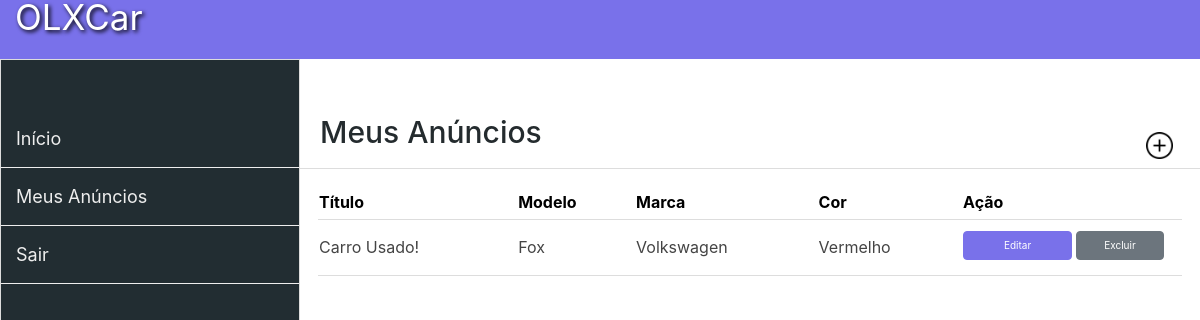
Page /meusAnuncios.php (signed in) on the committed database.
### tables this page shows
CREATE TABLE `anuncios` (
  `cd_anuncio` int(11) NOT NULL,
  `cd_usuario` int(11) DEFAULT NULL,
  `cd_marca` int(11) DEFAULT NULL,
  `ds_modelo` varchar(150) NOT NULL,
  `dt_ano` varchar(5) NOT NULL,
  `cd_cor` int(11) DEFAULT NULL,
  `ds_anuncio` varchar(50) NOT NULL,
  `ds_preco` varchar(100) NOT NULL,
  `ds_descricao_anuncio` varchar(500) DEFAULT NULL
);

CREATE TABLE `marcas` (
  `cd_marca` int(11) NOT NULL,
  `ds_marca` varchar(50) NOT NULL
);

CREATE TABLE `cores` (
  `cd_cor` int(11) NOT NULL,
  `ds_cor` varchar(50) NOT NULL
);

### connect.php (called while the page is built, shortened)
<?php
$_SG["conectaServidor"] = true;
$_SG["abreSessao"] = true;
$_SG["caseSentive"] = false;
$_SG["validaSempre"] = true;
$_SG["servidor"] = "localhost";
$_SG["banco"] = "webphp5";
$_SG["usuario"] = "root";
$_SG["senha"] = "";
$_SG["paginaLogin"] = "login.php";
$_SG["tabela"] = "usuarios";
?>

### functions.php (called while the page is built, shortened)
<?php
function selecionar($link, $sql){
	return mysqli_query($link, $sql);
}
?>

### meusAnuncios.php (the view, shortened to what this page needs)
<?php
	include_once "connect.php";
	include_once "functions.php";
?>
<!DOCTYPE html PUBLIC "-//W3C//DTD XHTML 1.0 Transitional//EN" "http://www.w3.org/TR/xhtml1/DTD/xhtml1-transitional.dtd">
<html xmlns="http://www.w3.org/1999/xhtml">
    <head>
        <?php include_once "template/header.php"; ?>
    </head>
    <body>
    <header>
        <a class="logo" href="index.php">OLXCar </a>
    </header>
		<?php include_once "template/lateral.php"; ?>
    	<section class="conteudo">
            <div class="titulo">
                <h1>Meus Anúncios</h1>
                <a href="adicionacadastraAnuncio.php"><img title="Adicionar" src="img/btn_adicionar.png"></a>
            </div>
            <div>
                <table class="ExibeForm">
                    <thead>
                        <tr>
                            <th>Título</th>
                            <th>Modelo</th>
                            <th>Marca</th>
                            <th>Cor</th>
                            <th>Ação</th>
                        </tr>
                    </thead>
                    <?php
                    $sqlBuscaMeuAnuncioSelect = "SELECT * FROM anuncios
                                                    INNER JOIN marcas
                                                    ON anuncios.cd_marca = marcas.cd_marca
                                                    INNER JOIN cores
                                                    ON anuncios.cd_cor = cores.cd_cor
                                                    INNER JOIN usuarios
                                                    ON anuncios.cd_usuario = usuarios.cd_usuario
                                                    WHERE anuncios.cd_usuario = '".$_SESSION['usuarioID']."'";
                    $resultMeuAnuncio = selecionar($_SG["link"], $sqlBuscaMeuAnuncioSelect);
                    while($selecAnuncio = mysqli_fetch_assoc($resultMeuAnuncio)){
                    ?>
                    <tbody>
                        <tr>
                            <td><?php echo $selecAnuncio['ds_anuncio']; ?></td>
                            <td><?php echo $selecAnuncio['ds_modelo']; ?></td>
                            <?php
                                if($selecAnuncio['cd_marca'] != null)
                                {
                            ?>
                                <td><?php echo $selecAnuncio['ds_marca']; ?></td>
                            <?php
                                }
                                else
                                {
                            ?>
                                    <td>Informação Indisponível</td>
                            <?php
                                }
                            ?>
                            <?php
                                if($selecAnuncio['cd_cor'] != null)
                                {
                            ?>
                                <td><?php echo $selecAnuncio['ds_cor']; ?></td>
                            <?php
                                }
                                else
                                {
                            ?>
                                    <td>Informação Indisponível</td>
                            <?php
                                }
                            ?>
                            <td>
                                <a class="btn btn-primary" href="editar.php?acao=AtualizarMeuAnuncio&id=<?php echo $selecAnuncio['cd_anuncio']; ?>">Editar</a>
                                <a onClick="return ConfirmarAlteracao()" class="btn btn-secondary" href="query.php?deletarMeuAnucio&id=<?php echo $selecAnuncio['cd_anuncio']; ?>">Excluir</a>
                            </td>
                        </tr>
                    <?php }
                    ?>
                    </tbody>
                </table>
            </div>
       	</section>
    </body>
</html>

### template/stlyle.css (style rules this page uses)
html { height:100%; }
body { height:100%; font-family: 'Segoe UI', Tahoma, Geneva, Verdana, sans-serif; margin:0px; }
header { background:#7971ea; padding:15px; margin-top: -2%; text-decoration:none; }
.conteudo { float:right; width:75%; }
table { width:96%; background:#fff; margin-left:2%; padding:10px; margin-top: 20px; }
table tr { border-bottom: 1px solid #ddd; }
th { color:#000; text-align:left; padding-bottom:5px; }
table td { color:#444; border-top:1px solid #ddd; }
table td a { margin-top: 5%; }
.logo { text-decoration: none; font-size: 35px; color: #fff; text-shadow: 2px 2px 4px black; }
.titulo { border-bottom:1px solid #ddd; }
.titulo h1 { padding: 55px 0px 10px 20px ; color:#242b2e; font-size: 30px; width: 90%; }
.titulo a img { width: 3%; height: 3%; float: right; margin-top: -4%; margin-right: 3%; }
.ExibeForm tr td a { margin-bottom: 14px; }
.ExibeForm tr td { font-size: 16px; }

### rows in the picture
anuncios: ds_anuncio "Carro Usado!", ds_modelo "Fox", cd_marca.ds_marca "Volkswagen", cd_cor.ds_cor "Vermelho"
